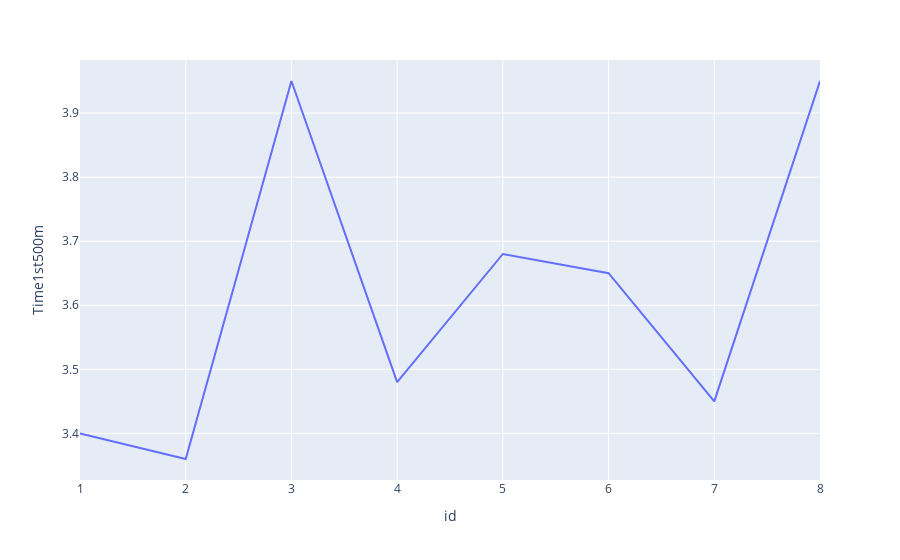

Source (notebook cell):
### Markdown cell above
### Trends for each distance
Also a bit confusing. The shift is clear from 1st 500m to 4th 500m.

### Code cell
px.line(df_run, x='id', y='Time1st500m')

### Figure 1 — Plotly figure (JSON) as saved in the notebook; plotly's stock layout.template omitted (floating-point values rounded to 4 significant figures)
{"data": [{"hovertemplate": "id=%{x}<br>Time1st500m=%{y}<extra></extra>", "legendgroup": "", "line": {"color": "#636efa", "dash": "solid"}, "mode": "lines", "name": "", "orientation": "v", "showlegend": false, "type": "scatter", "x": [1, 2, 3, 4, 5, 6, 7, 8], "xaxis": "x", "y": [3.4, 3.36, 3.95, 3.48, 3.68, 3.65, 3.45, 3.95], "yaxis": "y"}], "layout": {"legend": {"tracegroupgap": 0}, "margin": {"t": 60}, "xaxis": {"anchor": "y", "domain": [0, 1], "title": {"text": "id"}}, "yaxis": {"anchor": "x", "domain": [0, 1], "title": {"text": "Time1st500m"}}}}
